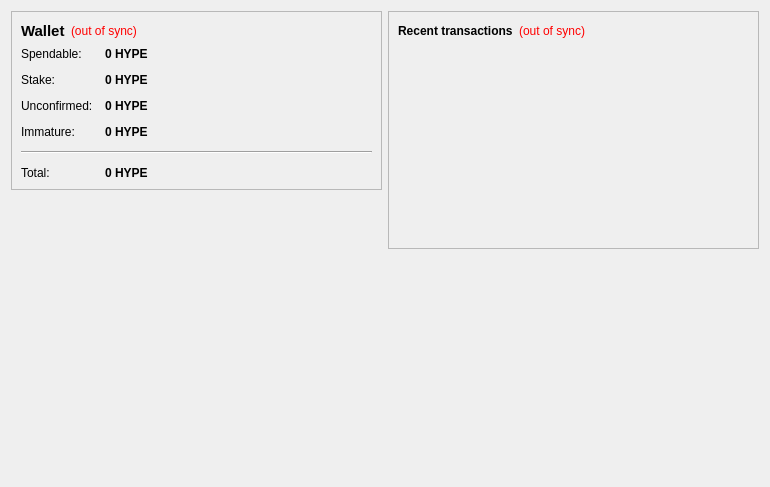
<?xml version="1.0" encoding="UTF-8"?>
<ui version="4.0">
 <class>OverviewPage</class>
 <widget class="QWidget" name="OverviewPage">
  <property name="geometry">
   <rect>
    <x>0</x>
    <y>0</y>
    <width>770</width>
    <height>487</height>
   </rect>
  </property>
  <property name="windowTitle">
   <string>Form</string>
  </property>
  <layout class="QHBoxLayout" name="horizontalLayout" stretch="1,1">
   <item>
    <layout class="QVBoxLayout" name="verticalLayout_2">
     <item>
      <widget class="QFrame" name="frame">
       <property name="frameShape">
        <enum>QFrame::StyledPanel</enum>
       </property>
       <property name="frameShadow">
        <enum>QFrame::Raised</enum>
       </property>
       <layout class="QVBoxLayout" name="verticalLayout_4">
        <item>
         <layout class="QHBoxLayout" name="horizontalLayout_4">
          <item>
           <widget class="QLabel" name="label_5">
            <property name="font">
             <font>
              <pointsize>11</pointsize>
              <weight>75</weight>
              <bold>true</bold>
             </font>
            </property>
            <property name="text">
             <string>Wallet</string>
            </property>
           </widget>
          </item>
          <item>
           <widget class="QLabel" name="labelWalletStatus">
            <property name="toolTip">
             <string>The displayed information may be out of date. Your wallet automatically synchronizes with the Hyper8 network after a connection is established, but this process has not completed yet.</string>
            </property>
            <property name="styleSheet">
             <string notr="true">QLabel { color: red; }</string>
            </property>
            <property name="text">
             <string notr="true">(out of sync)</string>
            </property>
            <property name="alignment">
             <set>Qt::AlignLeading|Qt::AlignLeft|Qt::AlignVCenter</set>
            </property>
           </widget>
          </item>
          <item>
           <spacer name="horizontalSpacer_2">
            <property name="orientation">
             <enum>Qt::Horizontal</enum>
            </property>
            <property name="sizeHint" stdset="0">
             <size>
              <width>40</width>
              <height>20</height>
             </size>
            </property>
           </spacer>
          </item>
         </layout>
        </item>
        <item>
         <layout class="QFormLayout" name="formLayout_2">
          <property name="fieldGrowthPolicy">
           <enum>QFormLayout::AllNonFixedFieldsGrow</enum>
          </property>
          <property name="horizontalSpacing">
           <number>12</number>
          </property>
          <property name="verticalSpacing">
           <number>12</number>
          </property>
          <item row="0" column="0">
           <widget class="QLabel" name="label">
            <property name="text">
             <string>Spendable:</string>
            </property>
           </widget>
          </item>
          <item row="0" column="1">
           <widget class="QLabel" name="labelBalance">
            <property name="font">
             <font>
              <weight>75</weight>
              <bold>true</bold>
             </font>
            </property>
            <property name="cursor">
             <cursorShape>IBeamCursor</cursorShape>
            </property>
            <property name="toolTip">
             <string>Your current spendable balance</string>
            </property>
            <property name="text">
             <string notr="true">0 HYPE</string>
            </property>
            <property name="textInteractionFlags">
             <set>Qt::LinksAccessibleByMouse|Qt::TextSelectableByKeyboard|Qt::TextSelectableByMouse</set>
            </property>
           </widget>
          </item>
          <item row="1" column="0">
           <widget class="QLabel" name="label_6">
            <property name="text">
             <string>Stake:</string>
            </property>
           </widget>
          </item>
          <item row="1" column="1">
           <widget class="QLabel" name="labelStake">
            <property name="font">
             <font>
              <weight>75</weight>
              <bold>true</bold>
             </font>
            </property>
            <property name="cursor">
             <cursorShape>IBeamCursor</cursorShape>
            </property>
            <property name="toolTip">
             <string>Total of coins that was staked, and do not yet count toward the current balance</string>
            </property>
            <property name="text">
             <string notr="true">0 HYPE</string>
            </property>
            <property name="textInteractionFlags">
             <set>Qt::LinksAccessibleByMouse|Qt::TextSelectableByKeyboard|Qt::TextSelectableByMouse</set>
            </property>
           </widget>
          </item>
          <item row="2" column="0">
           <widget class="QLabel" name="label_3">
            <property name="text">
             <string>Unconfirmed:</string>
            </property>
           </widget>
          </item>
          <item row="2" column="1">
           <widget class="QLabel" name="labelUnconfirmed">
            <property name="font">
             <font>
              <weight>75</weight>
              <bold>true</bold>
             </font>
            </property>
            <property name="cursor">
             <cursorShape>IBeamCursor</cursorShape>
            </property>
            <property name="toolTip">
             <string>Total of transactions that have yet to be confirmed, and do not yet count toward the current balance</string>
            </property>
            <property name="text">
             <string notr="true">0 HYPE</string>
            </property>
            <property name="textInteractionFlags">
             <set>Qt::LinksAccessibleByMouse|Qt::TextSelectableByKeyboard|Qt::TextSelectableByMouse</set>
            </property>
           </widget>
          </item>
          <item row="3" column="0">
           <widget class="QLabel" name="labelImmatureText">
            <property name="text">
             <string>Immature:</string>
            </property>
           </widget>
          </item>
          <item row="3" column="1">
           <widget class="QLabel" name="labelImmature">
            <property name="font">
             <font>
              <weight>75</weight>
              <bold>true</bold>
             </font>
            </property>
            <property name="toolTip">
             <string>Mined balance that has not yet matured</string>
            </property>
            <property name="text">
             <string notr="true">0 HYPE</string>
            </property>
            <property name="textInteractionFlags">
             <set>Qt::LinksAccessibleByMouse|Qt::TextSelectableByKeyboard|Qt::TextSelectableByMouse</set>
            </property>
           </widget>
          </item>
          <item row="4" column="0" colspan="2">
           <widget class="Line" name="line">
            <property name="orientation">
             <enum>Qt::Horizontal</enum>
            </property>
           </widget>
          </item>
          <item row="5" column="0">
           <widget class="QLabel" name="labelTotalText">
            <property name="text">
             <string>Total:</string>
            </property>
           </widget>
          </item>
          <item row="5" column="1">
           <widget class="QLabel" name="labelTotal">
            <property name="font">
             <font>
              <weight>75</weight>
              <bold>true</bold>
             </font>
            </property>
            <property name="cursor">
             <cursorShape>IBeamCursor</cursorShape>
            </property>
            <property name="toolTip">
             <string>Your current total balance</string>
            </property>
            <property name="text">
             <string notr="true">0 HYPE</string>
            </property>
            <property name="textInteractionFlags">
             <set>Qt::LinksAccessibleByMouse|Qt::TextSelectableByKeyboard|Qt::TextSelectableByMouse</set>
            </property>
           </widget>
          </item>
         </layout>
        </item>
       </layout>
      </widget>
     </item>
     <item>
      <spacer name="verticalSpacer">
       <property name="orientation">
        <enum>Qt::Vertical</enum>
       </property>
       <property name="sizeHint" stdset="0">
        <size>
         <width>20</width>
         <height>40</height>
        </size>
       </property>
      </spacer>
     </item>
     <item>
      <widget class="QLabel" name="label_2">
       <property name="autoFillBackground">
        <bool>true</bool>
       </property>
       <property name="text">
        <string/>
       </property>
       <property name="pixmap">
        <pixmap resource="../bitcoin.qrc">:/icons/drmbg</pixmap>
       </property>
       <property name="scaledContents">
        <bool>false</bool>
       </property>
       <property name="margin">
        <number>0</number>
       </property>
      </widget>
     </item>
    </layout>
   </item>
   <item>
    <layout class="QVBoxLayout" name="verticalLayout_3">
     <item>
      <widget class="QFrame" name="frame_2">
       <property name="frameShape">
        <enum>QFrame::StyledPanel</enum>
       </property>
       <property name="frameShadow">
        <enum>QFrame::Raised</enum>
       </property>
       <layout class="QVBoxLayout" name="verticalLayout">
        <item>
         <layout class="QHBoxLayout" name="horizontalLayout_2">
          <item>
           <widget class="QLabel" name="label_4">
            <property name="text">
             <string>&lt;b&gt;Recent transactions&lt;/b&gt;</string>
            </property>
           </widget>
          </item>
          <item>
           <widget class="QLabel" name="labelTransactionsStatus">
            <property name="toolTip">
             <string>The displayed information may be out of date. Your wallet automatically synchronizes with the Hyper8 network after a connection is established, but this process has not completed yet.</string>
            </property>
            <property name="styleSheet">
             <string notr="true">QLabel { color: red; }</string>
            </property>
            <property name="text">
             <string notr="true">(out of sync)</string>
            </property>
            <property name="alignment">
             <set>Qt::AlignRight|Qt::AlignTrailing|Qt::AlignVCenter</set>
            </property>
           </widget>
          </item>
          <item>
           <spacer name="horizontalSpacer">
            <property name="orientation">
             <enum>Qt::Horizontal</enum>
            </property>
            <property name="sizeHint" stdset="0">
             <size>
              <width>40</width>
              <height>20</height>
             </size>
            </property>
           </spacer>
          </item>
         </layout>
        </item>
        <item>
         <widget class="QListView" name="listTransactions">
          <property name="styleSheet">
           <string notr="true">QListView { background: transparent; }</string>
          </property>
          <property name="frameShape">
           <enum>QFrame::NoFrame</enum>
          </property>
          <property name="verticalScrollBarPolicy">
           <enum>Qt::ScrollBarAlwaysOff</enum>
          </property>
          <property name="horizontalScrollBarPolicy">
           <enum>Qt::ScrollBarAlwaysOff</enum>
          </property>
          <property name="selectionMode">
           <enum>QAbstractItemView::NoSelection</enum>
          </property>
         </widget>
        </item>
       </layout>
      </widget>
     </item>
     <item>
      <spacer name="verticalSpacer_2">
       <property name="orientation">
        <enum>Qt::Vertical</enum>
       </property>
       <property name="sizeHint" stdset="0">
        <size>
         <width>20</width>
         <height>40</height>
        </size>
       </property>
      </spacer>
     </item>
    </layout>
   </item>
  </layout>
 </widget>
 <resources/>
 <connections/>
</ui>
